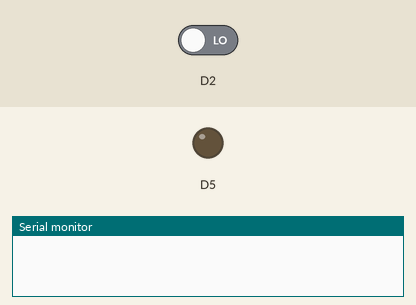
Recording of a sketch running on a simulated Arduino Uno R4 WiFi. Shown: output pins drawn as LEDs (lit = HIGH), the last lines printed to the serial monitor. The inputs (shaded band) are chosen by the test bench; at power-on: D2 LOW.

Above: at 0.1 s.
At 10.1 s:
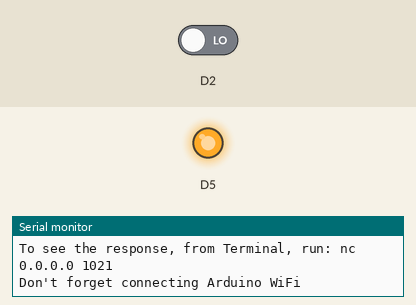
Timing chart, 0 to 11.6 s (numbered marks = the images above):
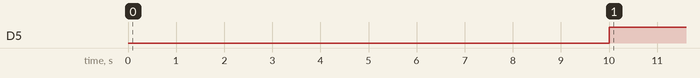

The sketch:

wifi_connection.ino
```cpp
// (licence header left out)
#include <CapacitiveSensorR4.h> // to use Arduino Uno R3, change this to Paul Bagder's Capacitive Sensing Library
#include <WiFiS3.h>

// WiFi and sensor settings
bool directConnection = true; // if true, arduino will be a WiFi access point (IP: 192.168.4.1)
char ssid[] = "networkphys"; // must 8 or more chars for direct connection mode
char pass[] = "sensing!"; // must 8 or more chars for direct connection mode
int port = 1021;
CapacitiveSensor cs = CapacitiveSensor(5, 2); // NOTE: resistor should be pin 5 (start => in node)

int status = WL_IDLE_STATUS;
WiFiServer server(port);

void printWiFiStatus() {
  // print the SSID of the network you're attached to:
  Serial.print("SSID: ");
  Serial.println(WiFi.SSID());

  // print your WiFi shield's IP address:
  IPAddress ip = WiFi.localIP();
  Serial.print("IP Address: ");
  Serial.println(ip);

  // print where to go in a browser:
  Serial.print("To see the response, from Terminal, run: nc ");
  Serial.print(ip);
  Serial.print(" ");
  Serial.println(port);

  if (directConnection) {
    Serial.print("Don't forget connecting Arduino WiFi");
  }
}

void setup() {
  Serial.begin(9600); // opens serial port, sets data rate to 9600 bps
  while (!Serial) {
    ; // wait for serial port to connect. Needed for native USB port only
  }

  // check for the WiFi module:
  if (WiFi.status() == WL_NO_MODULE) {
    Serial.println("Communication with WiFi module failed!");
    // don't continue
    while (true);
  }

  String fv = WiFi.firmwareVersion();
  if (fv < WIFI_FIRMWARE_LATEST_VERSION) {
    Serial.println("Please upgrade the firmware");
  }

  if (directConnection) {
    // Create open network.
    status = WiFi.beginAP(ssid, pass);
    if (status != WL_AP_LISTENING) {
      Serial.println("Creating access point failed");
      // don't continue
      while (true);
    }

    // wait 10 seconds for connection:
    delay(10000);
  } else {
    // attempt to connect to WiFi network:
    while (status != WL_CONNECTED) {
      Serial.print("Attempting to connect to SSID: ");
      Serial.println(ssid);
      status = WiFi.begin(ssid, pass);
      delay(10000);
    }
  }

  server.begin();
  printWiFiStatus();
}

void loop() {
  // listen for incoming clients
  WiFiClient client = server.available();
  long sensorValue = cs.capacitiveSensor(30);

  Serial.println(sensorValue);
  if (client) {
    client.println(sensorValue);
  }
}
```

Measured:
- by itself, D5: LOW → HIGH at 10.0 s
